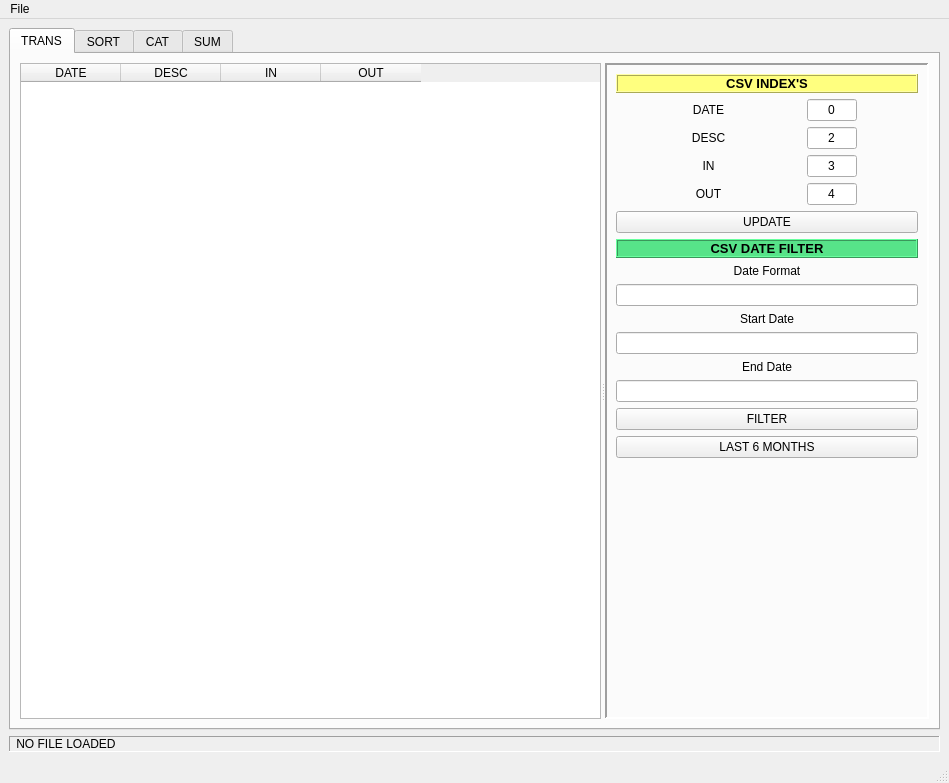
<?xml version="1.0" encoding="UTF-8"?>
<ui version="4.0">
 <class>mainWindow</class>
 <widget class="QMainWindow" name="mainWindow">
  <property name="geometry">
   <rect>
    <x>0</x>
    <y>0</y>
    <width>949</width>
    <height>783</height>
   </rect>
  </property>
  <property name="windowTitle">
   <string>Financial History Utility</string>
  </property>
  <widget class="QWidget" name="centralwidget">
   <layout class="QVBoxLayout" name="verticalLayout">
    <item>
     <widget class="QTabWidget" name="tabWidget">
      <property name="currentIndex">
       <number>0</number>
      </property>
      <widget class="QWidget" name="trans_tab">
       <attribute name="title">
        <string>TRANS</string>
       </attribute>
       <layout class="QVBoxLayout" name="verticalLayout_2">
        <item>
         <widget class="QSplitter" name="splitter">
          <property name="orientation">
           <enum>Qt::Horizontal</enum>
          </property>
          <widget class="QTableWidget" name="trans_table">
           <attribute name="horizontalHeaderCascadingSectionResizes">
            <bool>true</bool>
           </attribute>
           <attribute name="horizontalHeaderStretchLastSection">
            <bool>false</bool>
           </attribute>
           <column>
            <property name="text">
             <string>DATE</string>
            </property>
           </column>
           <column>
            <property name="text">
             <string>DESC</string>
            </property>
           </column>
           <column>
            <property name="text">
             <string>IN</string>
            </property>
           </column>
           <column>
            <property name="text">
             <string>OUT</string>
            </property>
           </column>
          </widget>
          <widget class="QFrame" name="frame">
           <property name="frameShape">
            <enum>QFrame::Panel</enum>
           </property>
           <property name="frameShadow">
            <enum>QFrame::Sunken</enum>
           </property>
           <property name="lineWidth">
            <number>2</number>
           </property>
           <layout class="QVBoxLayout" name="verticalLayout_3">
            <item>
             <layout class="QVBoxLayout" name="csv_idx_vl">
              <item>
               <widget class="QLabel" name="csv_idx_lbl">
                <property name="font">
                 <font>
                  <pointsize>10</pointsize>
                  <bold>true</bold>
                 </font>
                </property>
                <property name="styleSheet">
                 <string notr="true">background-color: rgb(255, 255, 127);</string>
                </property>
                <property name="frameShape">
                 <enum>QFrame::Box</enum>
                </property>
                <property name="frameShadow">
                 <enum>QFrame::Raised</enum>
                </property>
                <property name="text">
                 <string>CSV INDEX'S</string>
                </property>
                <property name="alignment">
                 <set>Qt::AlignCenter</set>
                </property>
               </widget>
              </item>
              <item>
               <layout class="QHBoxLayout" name="csv_idx_hl0">
                <item>
                 <widget class="QLabel" name="date_idx_lbl">
                  <property name="sizePolicy">
                   <sizepolicy hsizetype="Fixed" vsizetype="Preferred">
                    <horstretch>0</horstretch>
                    <verstretch>0</verstretch>
                   </sizepolicy>
                  </property>
                  <property name="minimumSize">
                   <size>
                    <width>65</width>
                    <height>0</height>
                   </size>
                  </property>
                  <property name="font">
                   <font>
                    <pointsize>9</pointsize>
                   </font>
                  </property>
                  <property name="text">
                   <string>DATE</string>
                  </property>
                  <property name="textFormat">
                   <enum>Qt::AutoText</enum>
                  </property>
                  <property name="alignment">
                   <set>Qt::AlignCenter</set>
                  </property>
                 </widget>
                </item>
                <item>
                 <widget class="QLineEdit" name="date_idx">
                  <property name="sizePolicy">
                   <sizepolicy hsizetype="Fixed" vsizetype="Fixed">
                    <horstretch>0</horstretch>
                    <verstretch>0</verstretch>
                   </sizepolicy>
                  </property>
                  <property name="maximumSize">
                   <size>
                    <width>50</width>
                    <height>50</height>
                   </size>
                  </property>
                  <property name="font">
                   <font>
                    <pointsize>9</pointsize>
                   </font>
                  </property>
                  <property name="text">
                   <string>0</string>
                  </property>
                  <property name="maxLength">
                   <number>1</number>
                  </property>
                  <property name="alignment">
                   <set>Qt::AlignCenter</set>
                  </property>
                 </widget>
                </item>
               </layout>
              </item>
              <item>
               <layout class="QHBoxLayout" name="csv_idx_hl1">
                <item>
                 <widget class="QLabel" name="desc_idx_lbl">
                  <property name="sizePolicy">
                   <sizepolicy hsizetype="Fixed" vsizetype="Preferred">
                    <horstretch>0</horstretch>
                    <verstretch>0</verstretch>
                   </sizepolicy>
                  </property>
                  <property name="minimumSize">
                   <size>
                    <width>65</width>
                    <height>0</height>
                   </size>
                  </property>
                  <property name="font">
                   <font>
                    <pointsize>9</pointsize>
                   </font>
                  </property>
                  <property name="text">
                   <string>DESC</string>
                  </property>
                  <property name="textFormat">
                   <enum>Qt::AutoText</enum>
                  </property>
                  <property name="alignment">
                   <set>Qt::AlignCenter</set>
                  </property>
                 </widget>
                </item>
                <item>
                 <widget class="QLineEdit" name="desc_idx">
                  <property name="sizePolicy">
                   <sizepolicy hsizetype="Fixed" vsizetype="Fixed">
                    <horstretch>0</horstretch>
                    <verstretch>0</verstretch>
                   </sizepolicy>
                  </property>
                  <property name="maximumSize">
                   <size>
                    <width>50</width>
                    <height>50</height>
                   </size>
                  </property>
                  <property name="font">
                   <font>
                    <pointsize>9</pointsize>
                   </font>
                  </property>
                  <property name="text">
                   <string>2</string>
                  </property>
                  <property name="maxLength">
                   <number>1</number>
                  </property>
                  <property name="alignment">
                   <set>Qt::AlignCenter</set>
                  </property>
                 </widget>
                </item>
               </layout>
              </item>
              <item>
               <layout class="QHBoxLayout" name="csv_idx_hl2">
                <item>
                 <widget class="QLabel" name="in_idx_lbl">
                  <property name="sizePolicy">
                   <sizepolicy hsizetype="Fixed" vsizetype="Preferred">
                    <horstretch>0</horstretch>
                    <verstretch>0</verstretch>
                   </sizepolicy>
                  </property>
                  <property name="minimumSize">
                   <size>
                    <width>65</width>
                    <height>0</height>
                   </size>
                  </property>
                  <property name="font">
                   <font>
                    <pointsize>9</pointsize>
                   </font>
                  </property>
                  <property name="text">
                   <string>IN</string>
                  </property>
                  <property name="textFormat">
                   <enum>Qt::AutoText</enum>
                  </property>
                  <property name="alignment">
                   <set>Qt::AlignCenter</set>
                  </property>
                 </widget>
                </item>
                <item>
                 <widget class="QLineEdit" name="in_idx">
                  <property name="sizePolicy">
                   <sizepolicy hsizetype="Fixed" vsizetype="Fixed">
                    <horstretch>0</horstretch>
                    <verstretch>0</verstretch>
                   </sizepolicy>
                  </property>
                  <property name="maximumSize">
                   <size>
                    <width>50</width>
                    <height>50</height>
                   </size>
                  </property>
                  <property name="font">
                   <font>
                    <pointsize>9</pointsize>
                   </font>
                  </property>
                  <property name="text">
                   <string>3</string>
                  </property>
                  <property name="maxLength">
                   <number>1</number>
                  </property>
                  <property name="alignment">
                   <set>Qt::AlignCenter</set>
                  </property>
                 </widget>
                </item>
               </layout>
              </item>
              <item>
               <layout class="QHBoxLayout" name="csv_idx_hl3">
                <item>
                 <widget class="QLabel" name="out_idx_lbl">
                  <property name="sizePolicy">
                   <sizepolicy hsizetype="Fixed" vsizetype="Preferred">
                    <horstretch>0</horstretch>
                    <verstretch>0</verstretch>
                   </sizepolicy>
                  </property>
                  <property name="minimumSize">
                   <size>
                    <width>65</width>
                    <height>0</height>
                   </size>
                  </property>
                  <property name="font">
                   <font>
                    <pointsize>9</pointsize>
                   </font>
                  </property>
                  <property name="text">
                   <string>OUT</string>
                  </property>
                  <property name="textFormat">
                   <enum>Qt::AutoText</enum>
                  </property>
                  <property name="alignment">
                   <set>Qt::AlignCenter</set>
                  </property>
                 </widget>
                </item>
                <item>
                 <widget class="QLineEdit" name="out_idx">
                  <property name="sizePolicy">
                   <sizepolicy hsizetype="Fixed" vsizetype="Fixed">
                    <horstretch>0</horstretch>
                    <verstretch>0</verstretch>
                   </sizepolicy>
                  </property>
                  <property name="maximumSize">
                   <size>
                    <width>50</width>
                    <height>50</height>
                   </size>
                  </property>
                  <property name="font">
                   <font>
                    <pointsize>9</pointsize>
                   </font>
                  </property>
                  <property name="text">
                   <string>4</string>
                  </property>
                  <property name="maxLength">
                   <number>1</number>
                  </property>
                  <property name="alignment">
                   <set>Qt::AlignCenter</set>
                  </property>
                 </widget>
                </item>
               </layout>
              </item>
              <item>
               <widget class="QPushButton" name="csv_idx_upd">
                <property name="text">
                 <string>UPDATE</string>
                </property>
               </widget>
              </item>
             </layout>
            </item>
            <item>
             <layout class="QVBoxLayout" name="csv_date_flt_vl">
              <item>
               <widget class="QLabel" name="csv_date_flt_lbl">
                <property name="font">
                 <font>
                  <pointsize>10</pointsize>
                  <bold>true</bold>
                 </font>
                </property>
                <property name="styleSheet">
                 <string notr="true">background-color: rgb(87, 227, 137);</string>
                </property>
                <property name="frameShape">
                 <enum>QFrame::Box</enum>
                </property>
                <property name="frameShadow">
                 <enum>QFrame::Raised</enum>
                </property>
                <property name="text">
                 <string>CSV DATE FILTER</string>
                </property>
                <property name="alignment">
                 <set>Qt::AlignCenter</set>
                </property>
               </widget>
              </item>
              <item>
               <widget class="QLabel" name="csv_date_flt_dfmt_lbl">
                <property name="text">
                 <string>Date Format</string>
                </property>
                <property name="alignment">
                 <set>Qt::AlignCenter</set>
                </property>
               </widget>
              </item>
              <item>
               <widget class="QLineEdit" name="csv_date_flt_dfmt_le"/>
              </item>
              <item>
               <widget class="QLabel" name="csv_date_flt_sd_lbl">
                <property name="text">
                 <string>Start Date</string>
                </property>
                <property name="alignment">
                 <set>Qt::AlignCenter</set>
                </property>
               </widget>
              </item>
              <item>
               <widget class="QLineEdit" name="csv_date_flt_sd_le"/>
              </item>
              <item>
               <widget class="QLabel" name="csv_date_flt_ed_lbl">
                <property name="text">
                 <string>End Date</string>
                </property>
                <property name="alignment">
                 <set>Qt::AlignCenter</set>
                </property>
               </widget>
              </item>
              <item>
               <widget class="QLineEdit" name="csv_date_flt_ed_le"/>
              </item>
              <item>
               <widget class="QPushButton" name="csv_date_flt_pb">
                <property name="text">
                 <string>FILTER</string>
                </property>
               </widget>
              </item>
              <item>
               <widget class="QPushButton" name="csv_date_flt_lsm_pb">
                <property name="text">
                 <string>LAST 6 MONTHS</string>
                </property>
               </widget>
              </item>
             </layout>
            </item>
            <item>
             <spacer name="verticalSpacer">
              <property name="orientation">
               <enum>Qt::Vertical</enum>
              </property>
              <property name="sizeHint" stdset="0">
               <size>
                <width>20</width>
                <height>40</height>
               </size>
              </property>
             </spacer>
            </item>
           </layout>
          </widget>
         </widget>
        </item>
       </layout>
      </widget>
      <widget class="QWidget" name="sort_tab">
       <attribute name="title">
        <string>SORT</string>
       </attribute>
       <layout class="QVBoxLayout" name="verticalLayout_4">
        <item>
         <widget class="QSplitter" name="splitter_2">
          <property name="orientation">
           <enum>Qt::Horizontal</enum>
          </property>
          <widget class="QWidget" name="layoutWidget">
           <layout class="QVBoxLayout" name="sort_table_vl">
            <item>
             <widget class="QLabel" name="sort_table_lbl">
              <property name="font">
               <font>
                <pointsize>10</pointsize>
                <bold>true</bold>
               </font>
              </property>
              <property name="frameShape">
               <enum>QFrame::Panel</enum>
              </property>
              <property name="frameShadow">
               <enum>QFrame::Sunken</enum>
              </property>
              <property name="text">
               <string>SORTED EXPENSES</string>
              </property>
              <property name="alignment">
               <set>Qt::AlignCenter</set>
              </property>
             </widget>
            </item>
            <item>
             <widget class="QTableWidget" name="sort_table">
              <attribute name="horizontalHeaderCascadingSectionResizes">
               <bool>true</bool>
              </attribute>
              <attribute name="horizontalHeaderStretchLastSection">
               <bool>false</bool>
              </attribute>
              <column>
               <property name="text">
                <string>TRANS</string>
               </property>
              </column>
              <column>
               <property name="text">
                <string>DESC</string>
               </property>
              </column>
              <column>
               <property name="text">
                <string>COST</string>
               </property>
              </column>
             </widget>
            </item>
           </layout>
          </widget>
          <widget class="QWidget" name="layoutWidget">
           <layout class="QVBoxLayout" name="merch_table_vl">
            <item>
             <widget class="QLabel" name="merch_tabke_lbl">
              <property name="font">
               <font>
                <pointsize>10</pointsize>
                <bold>true</bold>
               </font>
              </property>
              <property name="frameShape">
               <enum>QFrame::Panel</enum>
              </property>
              <property name="frameShadow">
               <enum>QFrame::Sunken</enum>
              </property>
              <property name="lineWidth">
               <number>2</number>
              </property>
              <property name="text">
               <string>MERCHANT BREAKDOWN</string>
              </property>
              <property name="alignment">
               <set>Qt::AlignCenter</set>
              </property>
             </widget>
            </item>
            <item>
             <widget class="QTableWidget" name="merch_table">
              <property name="columnCount">
               <number>3</number>
              </property>
              <attribute name="horizontalHeaderCascadingSectionResizes">
               <bool>true</bool>
              </attribute>
              <attribute name="horizontalHeaderStretchLastSection">
               <bool>false</bool>
              </attribute>
              <column>
               <property name="text">
                <string>DATE</string>
               </property>
              </column>
              <column>
               <property name="text">
                <string>DESC</string>
               </property>
              </column>
              <column>
               <property name="text">
                <string>COST</string>
               </property>
              </column>
             </widget>
            </item>
           </layout>
          </widget>
         </widget>
        </item>
       </layout>
      </widget>
      <widget class="QWidget" name="cat_tab">
       <attribute name="title">
        <string>CAT</string>
       </attribute>
       <layout class="QVBoxLayout" name="verticalLayout_9">
        <item>
         <widget class="QSplitter" name="cat_display_splitter">
          <property name="orientation">
           <enum>Qt::Vertical</enum>
          </property>
          <widget class="QSplitter" name="cat_sub_splitter">
           <property name="orientation">
            <enum>Qt::Horizontal</enum>
           </property>
           <widget class="QWidget" name="layoutWidget">
            <layout class="QGridLayout" name="cat_lst_gl">
             <item row="2" column="0">
              <widget class="QLineEdit" name="cat_lst_le"/>
             </item>
             <item row="0" column="0" colspan="4">
              <widget class="QLabel" name="cat_lst_lbl">
               <property name="font">
                <font>
                 <pointsize>10</pointsize>
                 <bold>true</bold>
                </font>
               </property>
               <property name="styleSheet">
                <string notr="true">background-color: rgb(170, 170, 255);</string>
               </property>
               <property name="frameShape">
                <enum>QFrame::Box</enum>
               </property>
               <property name="frameShadow">
                <enum>QFrame::Sunken</enum>
               </property>
               <property name="text">
                <string>CATEGORY LIST</string>
               </property>
               <property name="alignment">
                <set>Qt::AlignCenter</set>
               </property>
              </widget>
             </item>
             <item row="1" column="0" colspan="3">
              <widget class="QTableWidget" name="cat_table">
               <column>
                <property name="text">
                 <string>CAT</string>
                </property>
               </column>
               <column>
                <property name="text">
                 <string>TRANS</string>
                </property>
               </column>
               <column>
                <property name="text">
                 <string>TOTAL</string>
                </property>
               </column>
              </widget>
             </item>
             <item row="2" column="2">
              <widget class="QPushButton" name="cat_add">
               <property name="maximumSize">
                <size>
                 <width>16777215</width>
                 <height>16777215</height>
                </size>
               </property>
               <property name="font">
                <font>
                 <pointsize>16</pointsize>
                 <bold>true</bold>
                </font>
               </property>
               <property name="text">
                <string>+</string>
               </property>
              </widget>
             </item>
             <item row="2" column="1">
              <widget class="QPushButton" name="cat_rmv">
               <property name="maximumSize">
                <size>
                 <width>16777215</width>
                 <height>16777215</height>
                </size>
               </property>
               <property name="font">
                <font>
                 <pointsize>16</pointsize>
                 <bold>true</bold>
                </font>
               </property>
               <property name="text">
                <string>-</string>
               </property>
              </widget>
             </item>
            </layout>
           </widget>
           <widget class="QTabWidget" name="tabWidget">
            <property name="toolTip">
             <string>&lt;html&gt;&lt;head/&gt;&lt;body&gt;&lt;p&gt;EXPENSES&lt;/p&gt;&lt;/body&gt;&lt;/html&gt;</string>
            </property>
            <property name="whatsThis">
             <string>&lt;html&gt;&lt;head/&gt;&lt;body&gt;&lt;p&gt;KEWORDS&lt;/p&gt;&lt;/body&gt;&lt;/html&gt;</string>
            </property>
            <property name="currentIndex">
             <number>0</number>
            </property>
            <widget class="QWidget" name="tw_kwrds">
             <attribute name="title">
              <string>KEYWORDS</string>
             </attribute>
             <layout class="QVBoxLayout" name="verticalLayout_5">
              <item>
               <layout class="QGridLayout" name="kword_gl">
                <item row="4" column="1">
                 <widget class="QPushButton" name="kword_add">
                  <property name="maximumSize">
                   <size>
                    <width>16777215</width>
                    <height>16777215</height>
                   </size>
                  </property>
                  <property name="font">
                   <font>
                    <pointsize>16</pointsize>
                    <bold>true</bold>
                   </font>
                  </property>
                  <property name="text">
                   <string>+</string>
                  </property>
                 </widget>
                </item>
                <item row="4" column="0">
                 <widget class="QLineEdit" name="kword_le"/>
                </item>
                <item row="0" column="0" colspan="2">
                 <widget class="QLabel" name="kword_lbl">
                  <property name="font">
                   <font>
                    <pointsize>10</pointsize>
                    <bold>true</bold>
                   </font>
                  </property>
                  <property name="styleSheet">
                   <string notr="true">background-color: rgb(255, 255, 127);</string>
                  </property>
                  <property name="frameShape">
                   <enum>QFrame::Box</enum>
                  </property>
                  <property name="frameShadow">
                   <enum>QFrame::Sunken</enum>
                  </property>
                  <property name="text">
                   <string>KEWORDS (CONTENTS)</string>
                  </property>
                  <property name="alignment">
                   <set>Qt::AlignCenter</set>
                  </property>
                 </widget>
                </item>
                <item row="1" column="0" colspan="2">
                 <widget class="QTextBrowser" name="kword_tb"/>
                </item>
               </layout>
              </item>
             </layout>
            </widget>
            <widget class="QWidget" name="tw_exps">
             <attribute name="title">
              <string>EXPENSES</string>
             </attribute>
             <layout class="QVBoxLayout" name="verticalLayout_8">
              <item>
               <widget class="QTableWidget" name="cat_exp_tbl">
                <column>
                 <property name="text">
                  <string>TRANS</string>
                 </property>
                </column>
                <column>
                 <property name="text">
                  <string>DESC</string>
                 </property>
                </column>
                <column>
                 <property name="text">
                  <string>COST</string>
                 </property>
                </column>
               </widget>
              </item>
             </layout>
            </widget>
           </widget>
          </widget>
          <widget class="QWidget" name="layoutWidget">
           <layout class="QVBoxLayout" name="uncat_exp_vl">
            <item>
             <widget class="QLabel" name="uncat_exp_lbl">
              <property name="font">
               <font>
                <pointsize>11</pointsize>
                <bold>true</bold>
               </font>
              </property>
              <property name="styleSheet">
               <string notr="true">background-color: rgb(114, 159, 207);</string>
              </property>
              <property name="frameShape">
               <enum>QFrame::Panel</enum>
              </property>
              <property name="frameShadow">
               <enum>QFrame::Raised</enum>
              </property>
              <property name="text">
               <string>UNCATAGORIZED</string>
              </property>
              <property name="alignment">
               <set>Qt::AlignCenter</set>
              </property>
             </widget>
            </item>
            <item>
             <widget class="QTableWidget" name="uncat_exp_table">
              <attribute name="horizontalHeaderCascadingSectionResizes">
               <bool>true</bool>
              </attribute>
              <attribute name="horizontalHeaderStretchLastSection">
               <bool>false</bool>
              </attribute>
              <column>
               <property name="text">
                <string>TRANS</string>
               </property>
              </column>
              <column>
               <property name="text">
                <string>DESC</string>
               </property>
              </column>
              <column>
               <property name="text">
                <string>COST</string>
               </property>
              </column>
             </widget>
            </item>
           </layout>
          </widget>
         </widget>
        </item>
        <item>
         <widget class="QPushButton" name="upd_catg_exp">
          <property name="text">
           <string>UPDATE</string>
          </property>
         </widget>
        </item>
       </layout>
      </widget>
      <widget class="QWidget" name="sum_tab">
       <attribute name="title">
        <string>SUM</string>
       </attribute>
       <layout class="QVBoxLayout" name="verticalLayout_6">
        <item>
         <widget class="QTableWidget" name="month_sums_tbl">
          <column>
           <property name="text">
            <string>MONTH</string>
           </property>
          </column>
          <column>
           <property name="text">
            <string>FUNDS IN</string>
           </property>
          </column>
          <column>
           <property name="text">
            <string>FUNDS OUT</string>
           </property>
          </column>
          <column>
           <property name="text">
            <string>NET</string>
           </property>
          </column>
         </widget>
        </item>
        <item>
         <widget class="QPushButton" name="gen_sums">
          <property name="text">
           <string>Generate Monthly Sums</string>
          </property>
         </widget>
        </item>
       </layout>
      </widget>
     </widget>
    </item>
    <item>
     <widget class="QLabel" name="filePath_lbl">
      <property name="frameShape">
       <enum>QFrame::Panel</enum>
      </property>
      <property name="frameShadow">
       <enum>QFrame::Sunken</enum>
      </property>
      <property name="text">
       <string> NO FILE LOADED</string>
      </property>
      <property name="textFormat">
       <enum>Qt::PlainText</enum>
      </property>
     </widget>
    </item>
   </layout>
  </widget>
  <widget class="QMenuBar" name="menubar">
   <property name="geometry">
    <rect>
     <x>0</x>
     <y>0</y>
     <width>949</width>
     <height>23</height>
    </rect>
   </property>
   <widget class="QMenu" name="menuFile">
    <property name="title">
     <string>File</string>
    </property>
    <addaction name="actionOpen"/>
    <addaction name="actionSave_Cat"/>
    <addaction name="actionSave_Data"/>
    <addaction name="actionPrint"/>
    <addaction name="actionPrint_Preview"/>
    <addaction name="separator"/>
    <addaction name="actionExit"/>
   </widget>
   <addaction name="menuFile"/>
  </widget>
  <widget class="QStatusBar" name="statusbar"/>
  <action name="actionOpen">
   <property name="text">
    <string>Open</string>
   </property>
  </action>
  <action name="actionSave_Cat">
   <property name="text">
    <string>Save Categories</string>
   </property>
  </action>
  <action name="actionExit">
   <property name="text">
    <string>Exit</string>
   </property>
  </action>
  <action name="actionSave_Data">
   <property name="text">
    <string>Save Data</string>
   </property>
  </action>
  <action name="actionPrint">
   <property name="text">
    <string>Print</string>
   </property>
  </action>
  <action name="actionPrint_Preview">
   <property name="text">
    <string>Print Preview</string>
   </property>
  </action>
 </widget>
 <resources/>
 <connections/>
</ui>
